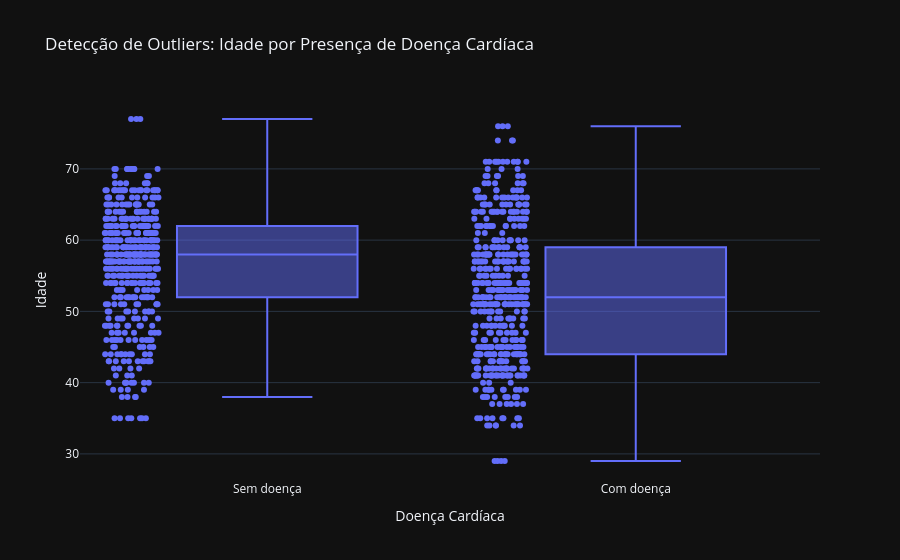

Write notebook code for a chart like this one.
### Code cell
fig_box = px.box(
    heart_disease_df,
    x="target",
    y="age",
    title="Detecção de Outliers: Idade por Presença de Doença Cardíaca",
    points="all",
    labels={
        "target": "Doença Cardíaca",
        "age": "Idade"
    }
)

fig_box.update_xaxes(
    tickvals=[0, 1],
    ticktext=["Sem doença", "Com doença"]
)

fig_box.show()

### Figure 1 — Plotly figure (JSON) as saved in the notebook; plotly's stock layout.template omitted (floating-point values rounded to 4 significant figures; data arrays with more than 128 entries replaced by an {"elided": "..."} marker saying what was removed)
{"data": [{"alignmentgroup": "True", "boxpoints": "all", "hovertemplate": "Doença Cardíaca=%{x}<br>Idade=%{y}<extra></extra>", "legendgroup": "", "marker": {"color": "#636efa"}, "name": "", "notched": false, "offsetgroup": "", "orientation": "v", "showlegend": false, "x": {"elided": "1025 int values"}, "x0": " ", "xaxis": "x", "y": {"elided": "1025 int values"}, "y0": " ", "yaxis": "y", "type": "box"}], "layout": {"xaxis": {"anchor": "y", "domain": [0.0, 1.0], "title": {"text": "Doença Cardíaca"}, "tickvals": [0, 1], "ticktext": ["Sem doença", "Com doença"]}, "yaxis": {"anchor": "x", "domain": [0.0, 1.0], "title": {"text": "Idade"}}, "legend": {"tracegroupgap": 0}, "title": {"text": "Detecção de Outliers: Idade por Presença de Doença Cardíaca"}, "boxmode": "group"}}
